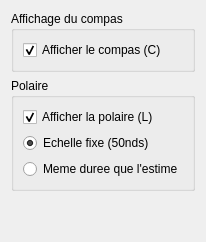
         <widget class="QWidget" name="tab_5">
          <property name="sizePolicy">
           <sizepolicy hsizetype="Expanding" vsizetype="Expanding">
            <horstretch>0</horstretch>
            <verstretch>0</verstretch>
           </sizepolicy>
          </property>
          <attribute name="title">
           <string>Compas</string>
          </attribute>
          <layout class="QVBoxLayout" name="verticalLayout_7">
           <item>
            <widget class="QGroupBox" name="groupBox_8">
             <property name="title">
              <string>Affichage du compas</string>
             </property>
             <layout class="QVBoxLayout" name="verticalLayout_8">
              <item>
               <widget class="QCheckBox" name="chk_showCompass">
                <property name="text">
                 <string>Afficher le compas (C)</string>
                </property>
                <property name="checked">
                 <bool>true</bool>
                </property>
               </widget>
              </item>
             </layout>
            </widget>
           </item>
           <item>
            <widget class="QGroupBox" name="groupBox_11">
             <property name="title">
              <string>Polaire</string>
             </property>
             <layout class="QGridLayout" name="gridLayout_8">
              <item row="0" column="0">
               <widget class="QCheckBox" name="chk_showPolar">
                <property name="text">
                 <string>Afficher la polaire (L)</string>
                </property>
                <property name="checked">
                 <bool>true</bool>
                </property>
               </widget>
              </item>
              <item row="1" column="0">
               <widget class="QRadioButton" name="chk_scalePolarF">
                <property name="text">
                 <string>Echelle fixe (50nds)</string>
                </property>
                <property name="checked">
                 <bool>true</bool>
                </property>
               </widget>
              </item>
              <item row="2" column="0" colspan="2">
               <widget class="QRadioButton" name="chk_scaleEstime">
                <property name="text">
                 <string>Meme duree que l'estime</string>
                </property>
               </widget>
              </item>
             </layout>
            </widget>
           </item>
           <item>
            <spacer name="verticalSpacer_4">
             <property name="orientation">
              <enum>Qt::Vertical</enum>
             </property>
             <property name="sizeHint" stdset="0">
              <size>
               <width>20</width>
               <height>40</height>
              </size>
             </property>
            </spacer>
           </item>
          </layout>
         </widget>
